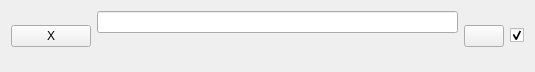
<?xml version="1.0" encoding="UTF-8"?>
<ui version="4.0">
 <class>Form</class>
 <widget class="QWidget" name="Form">
  <property name="geometry">
   <rect>
    <x>0</x>
    <y>0</y>
    <width>535</width>
    <height>72</height>
   </rect>
  </property>
  <property name="sizePolicy">
   <sizepolicy hsizetype="Fixed" vsizetype="Fixed">
    <horstretch>0</horstretch>
    <verstretch>0</verstretch>
   </sizepolicy>
  </property>
  <property name="windowTitle">
   <string>Curve</string>
  </property>
  <layout class="QHBoxLayout" name="horizontalLayout">
   <item>
    <widget class="QPushButton" name="pushButton_delete_curve">
     <property name="text">
      <string>X</string>
     </property>
    </widget>
   </item>
   <item>
    <layout class="QVBoxLayout" name="verticalLayout">
     <item>
      <widget class="QLineEdit" name="lineEdit_curve_name"/>
     </item>
     <item>
      <widget class="QLabel" name="label_coordinates">
       <property name="text">
        <string/>
       </property>
      </widget>
     </item>
    </layout>
   </item>
   <item>
    <widget class="QPushButton" name="pushButton_color">
     <property name="text">
      <string/>
     </property>
    </widget>
   </item>
   <item>
    <widget class="QCheckBox" name="checkBox_curve_visible">
     <property name="text">
      <string/>
     </property>
     <property name="checked">
      <bool>true</bool>
     </property>
    </widget>
   </item>
  </layout>
 </widget>
 <resources/>
 <connections/>
</ui>
